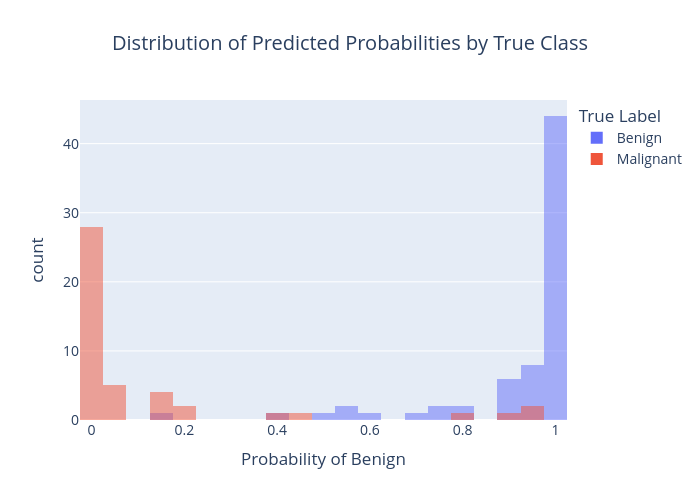

The notebook cell this image was saved under:
### Markdown cell above
## 7. Visualisation: Predicted Probabilities Distribution

We visualise the distribution of predicted probabilities for both classes to understand model confidence.

### Code cell
# %% Predicted Probabilities Distribution
# Create DataFrame with actual labels and predicted probabilities
prob_df = pd.DataFrame({
    'True Label': y_test,
    'Predicted Probability (Benign)': y_proba,
    'Predicted Class': y_pred
})
prob_df['True Label'] = prob_df['True Label'].map({0: 'Malignant', 1: 'Benign'})

fig_prob = px.histogram(
    prob_df,
    x='Predicted Probability (Benign)',
    color='True Label',
    nbins=30,
    barmode='overlay',
    title='Distribution of Predicted Probabilities by True Class',
    labels={'Predicted Probability (Benign)': 'Probability of Benign'}
)
fig_prob.update_layout(
    title_x=0.5,
    width=700,
    height=500,
    font=dict(size=14)
)
fig_prob.show()

# Static version
plt.figure(figsize=(8, 5))
for label, color in zip(['Malignant', 'Benign'], ['red', 'blue']):
    subset = prob_df[prob_df['True Label'] == label]
    plt.hist(subset['Predicted Probability (Benign)'], bins=30, alpha=0.5, color=color, label=label)
plt.xlabel('Predicted Probability (Benign)')
plt.ylabel('Count')
plt.title('Predicted Probabilities by True Class')
plt.legend()
plt.grid(True, alpha=0.3)
plt.tight_layout()
plt.savefig('plots/probability_distribution.png', dpi=300)
plt.show()

### Figure 1 — Plotly figure (JSON) as saved in the notebook; plotly's stock layout.template omitted (floating-point values rounded to 4 significant figures)
{"data": [{"bingroup": "x", "hovertemplate": "True Label=Benign<br>Probability of Benign=%{x}<br>count=%{y}<extra></extra>", "legendgroup": "Benign", "marker": {"color": "#636efa", "opacity": 0.5, "pattern": {"shape": ""}}, "name": "Benign", "nbinsx": 30, "orientation": "v", "showlegend": true, "type": "histogram", "x": [0.4138, 0.6807, 0.9998, 0.7785, 0.8929, 0.9909, 0.9934, 0.9534, 0.9928, 0.768, 0.9661, 0.9898, 0.9984, 0.9949, 0.9996, 0.9977, 0.9964, 0.9968, 0.9887, 0.6228, 0.7262, 0.5584, 0.9639, 0.9908, 0.9962, 0.9824, 0.9968, 0.9882, 0.9962, 0.9859, 0.9956, 0.9971, 0.9998, 0.9647, 0.9732, 0.1372, 0.9926, 0.9945, 0.9775, 0.9943, 0.9986, 0.9431, 0.9962, 0.9225, 0.5404, 0.9785, 0.9965, 0.9943, 0.9993, 0.8975, 0.9873, 0.9543, 0.5195, 0.9982, 0.9817, 0.94, 0.991, 0.9099, 0.9992, 0.8807, 0.8046, 0.9994, 0.9999, 0.9846, 0.9994, 0.9998, 0.9997, 0.9986, 0.8765], "xaxis": "x", "yaxis": "y"}, {"bingroup": "x", "hovertemplate": "True Label=Malignant<br>Probability of Benign=%{x}<br>count=%{y}<extra></extra>", "legendgroup": "Malignant", "marker": {"color": "#EF553B", "opacity": 0.5, "pattern": {"shape": ""}}, "name": "Malignant", "nbinsx": 30, "orientation": "v", "showlegend": true, "type": "histogram", "x": [2.088e-07, 7.896e-05, 0.9243, 0.02044, 0.001878, 0.0003033, 0.002538, 0.0003691, 5.949e-06, 0.0001022, 0.9509, 9.66e-07, 0.193, 0.4047, 0.0001256, 0.001498, 0.06998, 0.7895, 0.1332, 0.1404, 0.0006516, 0.004187, 0.000281, 0.001185, 0.949, 0.04958, 0.008725, 0.07308, 0.01896, 0.4628, 6.959e-05, 0.04389, 0.0159, 0.008863, 0.0002613, 0.2111, 0.0004433, 0.02694, 0.1384, 8.143e-06, 2.499e-06, 0.000105, 0.005071, 0.1719, 0.005667], "xaxis": "x", "yaxis": "y"}], "layout": {"barmode": "overlay", "font": {"size": 14}, "height": 500, "legend": {"title": {"text": "True Label"}, "tracegroupgap": 0}, "title": {"text": "Distribution of Predicted Probabilities by True Class", "x": 0.5}, "width": 700, "xaxis": {"anchor": "y", "domain": [0, 1], "title": {"text": "Probability of Benign"}}, "yaxis": {"anchor": "x", "domain": [0, 1], "title": {"text": "count"}}}}
